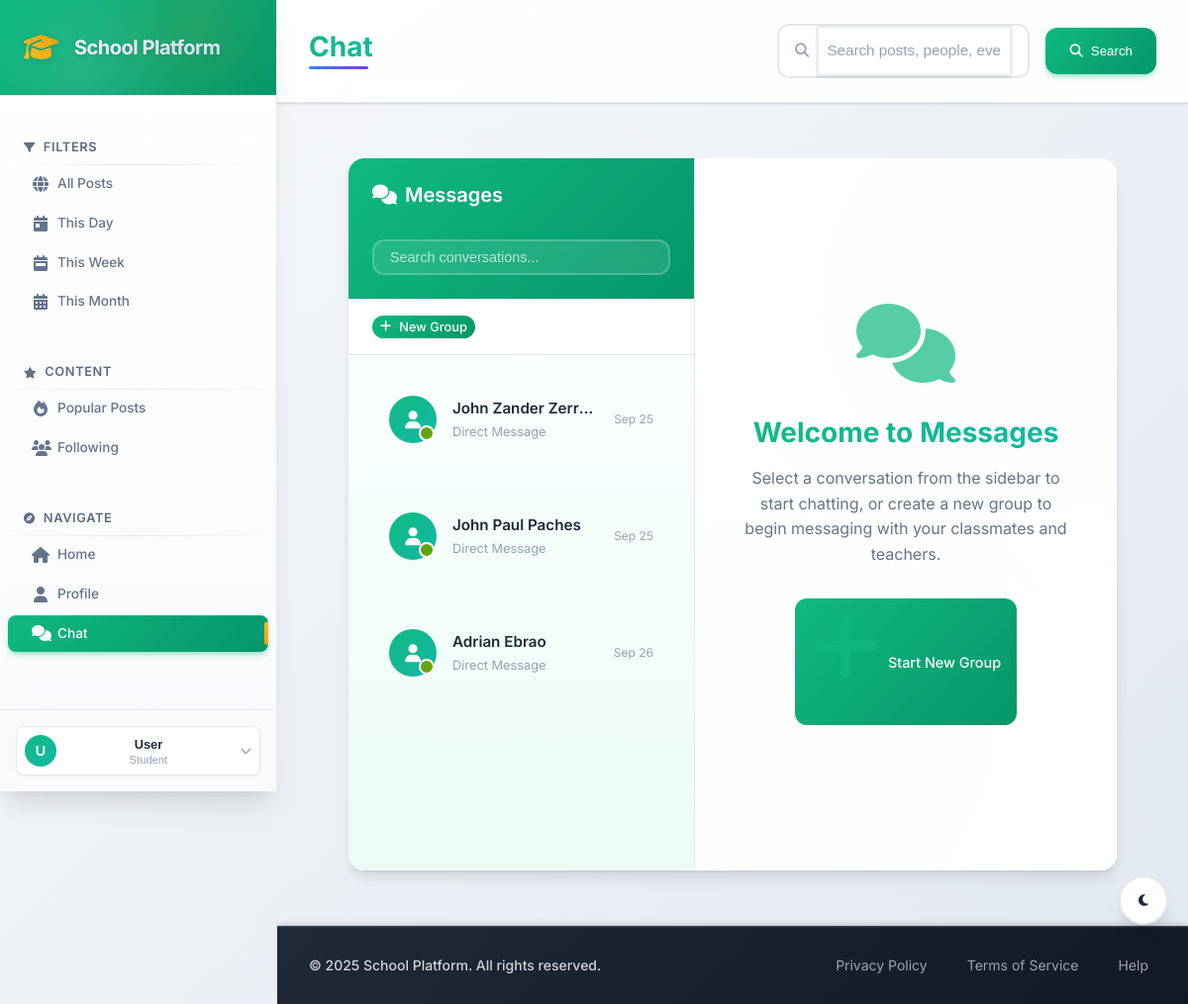
Page /public/chat.php (signed in) on the earlier database version.
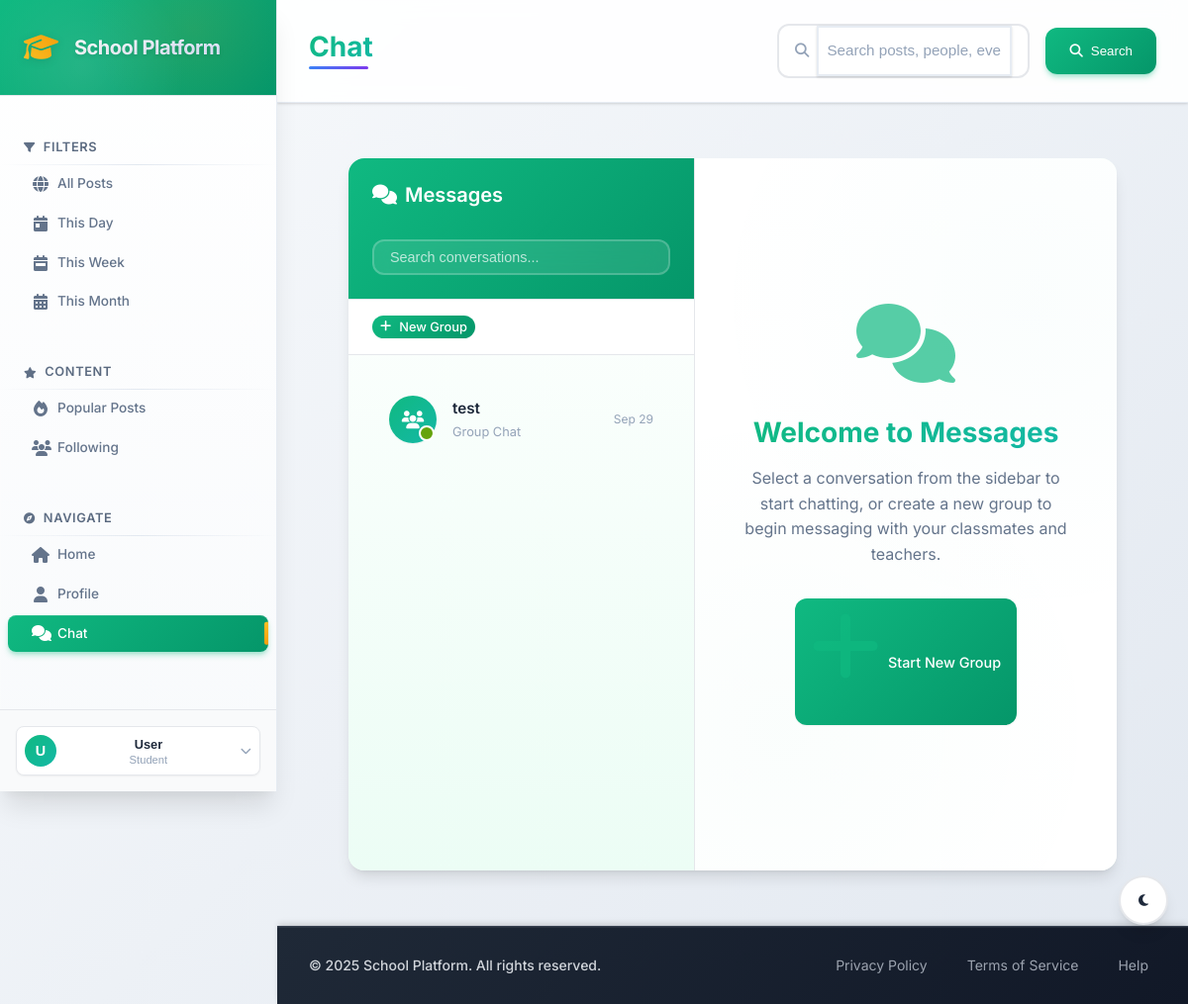
Same page on the later database version.
### tables this page shows
CREATE TABLE `chat_rooms` (
  `id` int(10) UNSIGNED NOT NULL,
  `name` varchar(255) DEFAULT NULL,
  `is_group` tinyint(1) NOT NULL DEFAULT 0,
  `created_by` int(10) UNSIGNED DEFAULT NULL,
  `created_at` timestamp NOT NULL DEFAULT current_timestamp()
);

CREATE TABLE `users` (
  `id` int(10) UNSIGNED NOT NULL,
  `name` varchar(100) NOT NULL,
  `email` varchar(150) NOT NULL,
  `password` varchar(255) NOT NULL,
  `role` enum('admin','student','user') NOT NULL DEFAULT 'student',
  `contact_number` varchar(30) DEFAULT NULL,
  `student_id` varchar(20) DEFAULT NULL,
  `date_of_birth` date DEFAULT NULL,
  `gender` enum('male','female','other','prefer_not_to_say') DEFAULT NULL,
  `year_level` enum('1st_year','2nd_year','3rd_year','4th_year','5th_year','graduate') DEFAULT NULL,
  `course` varchar(100) DEFAULT NULL,
  `major` varchar(100) DEFAULT NULL,
  `bio` text DEFAULT NULL,
  `hometown` varchar(100) DEFAULT NULL,
  `interests` text DEFAULT NULL,
  `emergency_contact_name` varchar(100) DEFAULT NULL,
  `emergency_contact_phone` varchar(15) DEFAULT NULL,
  `profile_visibility` enum('public','students_only','private') DEFAULT 'students_only',
  `show_email` tinyint(1) NOT NULL DEFAULT 0,
  `show_contact` tinyint(1) NOT NULL DEFAULT 0,
  `is_online` tinyint(1) NOT NULL DEFAULT 0,
  `created_at` timestamp NOT NULL DEFAULT current_timestamp(),
  `is_blocked` tinyint(1) DEFAULT 0,
  `blocked_at` timestamp NULL DEFAULT NULL,
  `blocked_reason` text DEFAULT NULL
);

### src/Controller/ChatController.php (called while the page is built, shortened)
<?php
class ChatController
{
    private $pdo;
    public function __construct($pdo)
    {
        $this->pdo = $pdo;
    }
    public function listUserRooms($userId)
    {
        try {
            $check = $this->pdo->query("SHOW TABLES LIKE 'chat_members'");
            if ($check && $check->rowCount() > 0) {
                $stmt = $this->pdo->prepare('
                    SELECT cr.id, cr.name, cr.is_group, cr.created_at,
                           (SELECT MAX(m2.created_at) FROM messages m2 WHERE m2.chat_id = cr.id) as last_message_at
                    FROM chat_members cm
                    JOIN chat_rooms cr ON cr.id = cm.chat_id
                    WHERE cm.user_id = :uid
                    ORDER BY
                        CASE WHEN last_message_at IS NULL THEN cr.created_at ELSE last_message_at END DESC
                ');
                $stmt->execute([':uid' => $userId]);
                return $stmt->fetchAll(PDO::FETCH_ASSOC);
            }
        } catch (Exception $e) {}
        $stmt = $this->pdo->prepare('
            SELECT cr.id, cr.name, cr.is_group, cr.created_at,
                   (SELECT MAX(m2.created_at) FROM messages m2 WHERE m2.chat_id = cr.id) as last_message_at
            FROM chat_rooms cr
            WHERE cr.created_by = :uid
            ORDER BY
                CASE WHEN last_message_at IS NULL THEN cr.created_at ELSE last_message_at END DESC
        ');
        $stmt->execute([':uid' => $userId]);
        return $stmt->fetchAll(PDO::FETCH_ASSOC);
    }
    public function getRoomTitle($roomId, $currentUserId)
    {
        try {
            $s = $this->pdo->prepare('SELECT name, is_group, created_by FROM chat_rooms WHERE id = :id');
            $s->execute([':id' => $roomId]);
            $r = $s->fetch(PDO::FETCH_ASSOC);
            if ((int)$r['is_group'] === 1) return $r['name'] ?: 'Group';
            $check = $this->pdo->query("SHOW TABLES LIKE 'chat_members'");
            if ($check && $check->rowCount() > 0) {
                $s2 = $this->pdo->prepare('SELECT u.name FROM chat_members cm JOIN users u ON u.id = cm.user_id WHERE cm.chat_id = :chat AND cm.user_id <> :me LIMIT 1');
                $s2->execute([':chat' => $roomId, ':me' => $currentUserId]);
                $o = $s2->fetch(PDO::FETCH_ASSOC);
                if ($o && !empty($o['name'])) {
                    return $o['name'];
                }
            }
            return 'Direct chat';
        } catch (Exception $e) {
            return 'Chat';
        }
    }
}

### public/chat.php (the view, shortened to what the rows shown need)
<?php
require_once '../config/database.php';
require_once __DIR__ . '/../src/Controller/ChatController.php';
$chatController = new ChatController($pdo);
$userRooms = [];
if (isset($_SESSION['user_id'])) {
    $userRooms = $chatController->listUserRooms($_SESSION['user_id']);
}
?>
<?php require_once __DIR__ . '/../src/View/header.php'; ?>
<div class="chat-container">
    <div class="chat-sidebar">
        <div class="users-list">
            <?php if (empty($userRooms)): ?>
                <div class="no-chats">
                    <i class="fas fa-comments"></i>
                    <p>No conversations yet</p>
                    <small>Start a new group chat or message someone to begin</small>
                </div>
            <?php else: ?>
                <?php foreach ($userRooms as $room): ?>
                    <?php
                    $isGroup = (int)$room['is_group'] === 1;
                    $roomTitle = $chatController->getRoomTitle($room['id'], $_SESSION['user_id']);
                    $isActive = (isset($_GET['room']) && $_GET['room'] == $room['id']) ||
                               (isset($_GET['group']) && $_GET['group'] == $room['id']);
                    $roomUrl = $isGroup ? "chat.php?group={$room['id']}" : "chat.php?room={$room['id']}";
                    ?>
                    <div class="user-item <?php echo $isActive ? 'active' : ''; ?>">
                        <a href="<?php echo $roomUrl; ?>" class="user-link">
                            <div class="user-item-avatar">
                                <?php if ($isGroup): ?>
                                    <i class="fas fa-users"></i>
                                <?php else: ?>
                                    <i class="fas fa-user"></i>
                                <?php endif; ?>
                            </div>
                            <div class="user-item-info">
                                <div class="user-item-name"><?php echo htmlspecialchars($roomTitle); ?></div>
                                <div class="user-item-role"><?php echo $isGroup ? 'Group Chat' : 'Direct Message'; ?></div>
                            </div>
                            <div class="chat-time">
                                <?php echo date('M j', strtotime($room['created_at'])); ?>
                            </div>
                        </a>
                    </div>
                <?php endforeach; ?>
            <?php endif; ?>
        </div>
    </div>
</div>
<?php require_once __DIR__ . '/../src/View/footer.php'; ?>

Differences in the rows shown:
removed chat_rooms: is_group 0 (drawn), id.name "John Zander Zerr…", created_at "Sep 25"
removed chat_rooms: is_group 0 (drawn), id.name "John Paul Paches", created_at "Sep 25"
removed chat_rooms: is_group 0 (drawn), id.name "Adrian Ebrao", created_at "Sep 26"
added chat_rooms: is_group 1 (drawn), roomTitle "test", created_at "Sep 29"
